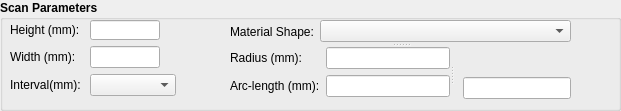
     <widget class="QGroupBox" name="groupBoxScan">
      <property name="geometry">
       <rect>
        <x>10</x>
        <y>0</y>
        <width>621</width>
        <height>111</height>
       </rect>
      </property>
      <property name="font">
       <font>
        <weight>75</weight>
        <bold>true</bold>
       </font>
      </property>
      <property name="title">
       <string>Scan Parameters</string>
      </property>
      <widget class="QWidget" name="">
       <property name="geometry">
        <rect>
         <x>10</x>
         <y>20</y>
         <width>166</width>
         <height>80</height>
        </rect>
       </property>
       <layout class="QFormLayout" name="formLayout">
        <item row="0" column="0">
         <widget class="QLabel" name="labelScanHeight_2">
          <property name="font">
           <font>
            <weight>50</weight>
            <bold>false</bold>
           </font>
          </property>
          <property name="text">
           <string>Height (mm):</string>
          </property>
         </widget>
        </item>
        <item row="0" column="1">
         <widget class="QLineEdit" name="lineEditScanHeight">
          <property name="sizePolicy">
           <sizepolicy hsizetype="Fixed" vsizetype="Fixed">
            <horstretch>0</horstretch>
            <verstretch>0</verstretch>
           </sizepolicy>
          </property>
          <property name="maximumSize">
           <size>
            <width>70</width>
            <height>20</height>
           </size>
          </property>
          <property name="font">
           <font>
            <weight>50</weight>
            <bold>false</bold>
           </font>
          </property>
          <property name="toolTip">
           <string>Valid range: 50mm~500mm - Increment: 10mm</string>
          </property>
          <property name="toolTipDuration">
           <number>1000</number>
          </property>
          <property name="statusTip">
           <string notr="true">Height of scan area. Valid range: 50mm~500mm - Increment: 10mm</string>
          </property>
          <property name="maxLength">
           <number>3</number>
          </property>
          <property name="frame">
           <bool>true</bool>
          </property>
          <property name="alignment">
           <set>Qt::AlignRight|Qt::AlignTrailing|Qt::AlignVCenter</set>
          </property>
          <property name="cursorMoveStyle">
           <enum>Qt::VisualMoveStyle</enum>
          </property>
          <property name="clearButtonEnabled">
           <bool>false</bool>
          </property>
         </widget>
        </item>
        <item row="1" column="0">
         <widget class="QLabel" name="labelScanWidth_2">
          <property name="font">
           <font>
            <weight>50</weight>
            <bold>false</bold>
           </font>
          </property>
          <property name="text">
           <string>Width (mm):</string>
          </property>
         </widget>
        </item>
        <item row="1" column="1">
         <widget class="QLineEdit" name="lineEditScanWidth">
          <property name="sizePolicy">
           <sizepolicy hsizetype="Fixed" vsizetype="Fixed">
            <horstretch>0</horstretch>
            <verstretch>0</verstretch>
           </sizepolicy>
          </property>
          <property name="maximumSize">
           <size>
            <width>70</width>
            <height>22</height>
           </size>
          </property>
          <property name="font">
           <font>
            <weight>50</weight>
            <bold>false</bold>
           </font>
          </property>
          <property name="toolTip">
           <string>Valid range: 50mm~500mm - Increment: 10mm</string>
          </property>
          <property name="statusTip">
           <string>Width of scan area. Valid range: 50mm~500mm - Increment: 10mm</string>
          </property>
          <property name="maxLength">
           <number>3</number>
          </property>
          <property name="alignment">
           <set>Qt::AlignRight|Qt::AlignTrailing|Qt::AlignVCenter</set>
          </property>
         </widget>
        </item>
        <item row="2" column="0">
         <widget class="QLabel" name="labelScanInterval_3">
          <property name="font">
           <font>
            <weight>50</weight>
            <bold>false</bold>
           </font>
          </property>
          <property name="text">
           <string>Interval(mm): </string>
          </property>
         </widget>
        </item>
        <item row="2" column="1">
         <widget class="QComboBox" name="enumScanInterval">
          <property name="font">
           <font>
            <weight>50</weight>
            <bold>false</bold>
           </font>
          </property>
         </widget>
        </item>
       </layout>
      </widget>
      <widget class="QSplitter" name="splitter_3">
       <property name="geometry">
        <rect>
         <x>230</x>
         <y>20</y>
         <width>341</width>
         <height>80</height>
        </rect>
       </property>
       <property name="orientation">
        <enum>Qt::Vertical</enum>
       </property>
       <widget class="QWidget" name="">
        <layout class="QHBoxLayout" name="horizontalLayout_8">
         <item>
          <widget class="QLabel" name="labelMaterialShape">
           <property name="font">
            <font>
             <weight>50</weight>
             <bold>false</bold>
            </font>
           </property>
           <property name="text">
            <string>Material Shape:</string>
           </property>
          </widget>
         </item>
         <item>
          <widget class="QComboBox" name="enumMaterialShape">
           <property name="sizePolicy">
            <sizepolicy hsizetype="Expanding" vsizetype="Fixed">
             <horstretch>0</horstretch>
             <verstretch>0</verstretch>
            </sizepolicy>
           </property>
           <property name="font">
            <font>
             <weight>50</weight>
             <bold>false</bold>
            </font>
           </property>
          </widget>
         </item>
        </layout>
       </widget>
       <widget class="QSplitter" name="splitter">
        <property name="orientation">
         <enum>Qt::Horizontal</enum>
        </property>
        <widget class="QWidget" name="">
         <layout class="QFormLayout" name="formLayout_2">
          <item row="0" column="0">
           <widget class="QLabel" name="labelRadius">
            <property name="sizePolicy">
             <sizepolicy hsizetype="Preferred" vsizetype="Preferred">
              <horstretch>0</horstretch>
              <verstretch>0</verstretch>
             </sizepolicy>
            </property>
            <property name="font">
             <font>
              <weight>50</weight>
              <bold>false</bold>
             </font>
            </property>
            <property name="layoutDirection">
             <enum>Qt::RightToLeft</enum>
            </property>
            <property name="text">
             <string>Radius (mm):</string>
            </property>
            <property name="textFormat">
             <enum>Qt::PlainText</enum>
            </property>
           </widget>
          </item>
          <item row="0" column="1">
           <widget class="QLineEdit" name="lineEditRadius">
            <property name="font">
             <font>
              <weight>50</weight>
              <bold>false</bold>
             </font>
            </property>
           </widget>
          </item>
          <item row="1" column="0">
           <widget class="QLabel" name="labelArcLength">
            <property name="font">
             <font>
              <weight>50</weight>
              <bold>false</bold>
             </font>
            </property>
            <property name="text">
             <string>Arc-length (mm):</string>
            </property>
           </widget>
          </item>
          <item row="1" column="1">
           <widget class="QLineEdit" name="lineEditArclength">
            <property name="font">
             <font>
              <weight>50</weight>
              <bold>false</bold>
             </font>
            </property>
           </widget>
          </item>
         </layout>
        </widget>
        <widget class="QWidget" name="layoutWidget_6">
         <layout class="QVBoxLayout" name="verticalLayout_24">
          <item alignment="Qt::AlignHCenter">
           <widget class="QLabel" name="labelHeightCoordinates">
            <property name="font">
             <font>
              <weight>50</weight>
              <bold>false</bold>
             </font>
            </property>
            <property name="text">
             <string/>
            </property>
           </widget>
          </item>
          <item alignment="Qt::AlignRight|Qt::AlignVCenter">
           <widget class="QLineEdit" name="lineEditHeightCoordinates">
            <property name="font">
             <font>
              <weight>50</weight>
              <bold>false</bold>
             </font>
            </property>
           </widget>
          </item>
         </layout>
        </widget>
       </widget>
      </widget>
      <zorder>layoutWidget_6</zorder>
      <zorder>splitter</zorder>
      <zorder>groupBox_Coordinates</zorder>
     </widget>
